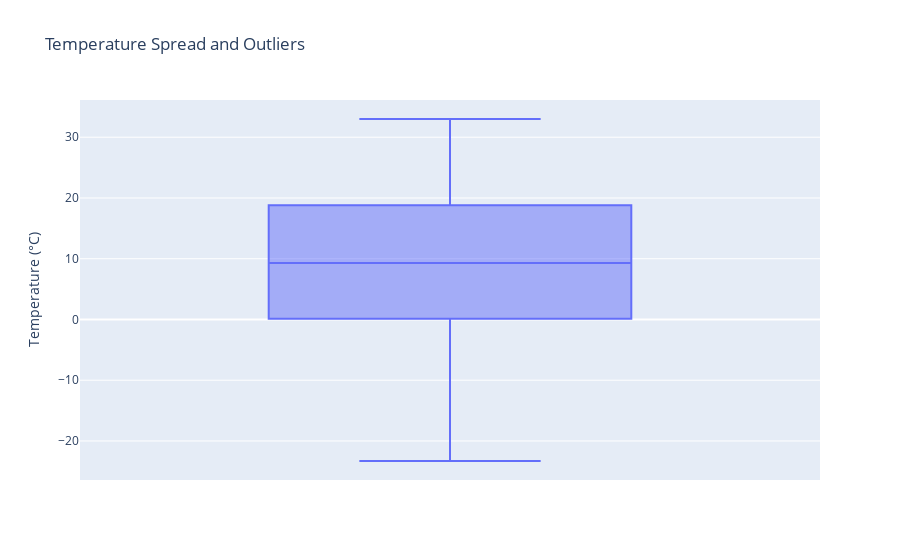

This figure's notebook cell:
### Code cell
fig = px.box(df, y="Temp_C", title="Temperature Spread and Outliers")
fig.update_layout(yaxis_title="Temperature (°C)")
fig.show()

### Figure 1 — Plotly figure (JSON) as saved in the notebook; plotly's stock layout.template omitted (floating-point values rounded to 4 significant figures; data arrays with more than 128 entries replaced by an {"elided": "..."} marker saying what was removed)
{"data": [{"alignmentgroup": "True", "hovertemplate": "Temp_C=%{y}<extra></extra>", "legendgroup": "", "marker": {"color": "#636efa"}, "name": "", "notched": false, "offsetgroup": "", "orientation": "v", "showlegend": false, "type": "box", "x0": " ", "xaxis": "x", "y": {"elided": "8784 float values"}, "y0": " ", "yaxis": "y"}], "layout": {"autosize": true, "boxmode": "group", "legend": {"tracegroupgap": 0}, "title": {"text": "Temperature Spread and Outliers"}, "xaxis": {"anchor": "y", "autorange": true, "domain": [0, 1], "range": [-0.5, 0.5], "type": "category"}, "yaxis": {"anchor": "x", "autorange": true, "domain": [0, 1], "range": [-26.43, 36.13], "title": {"text": "Temperature (°C)"}, "type": "linear"}}}
